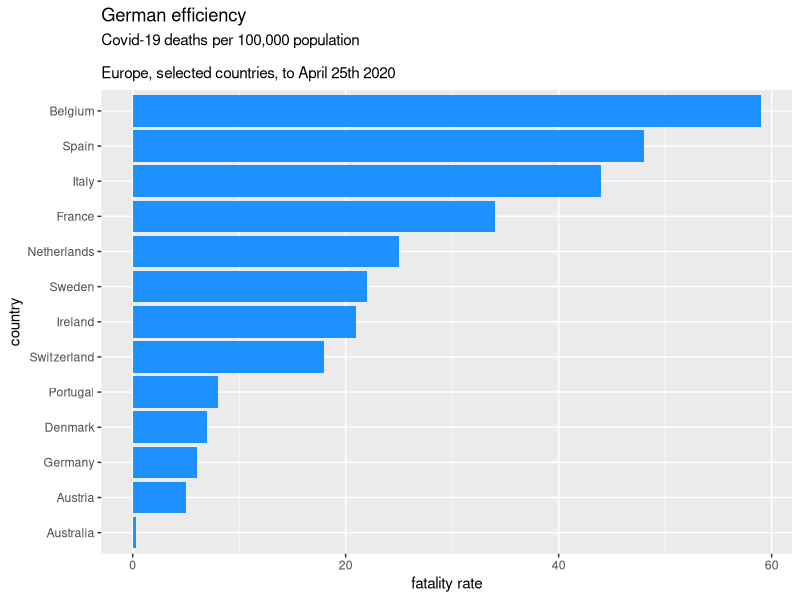

The R script that drew this image:
# problem 3
# Author, Zhengyu Pan
# April 28th, 2020

# import the library
library(ggplot2)


# import data, I half guessing the data by the given graph. 
# (Holtz, n.d.)(RPubs - Reordering a Ggplot Bar Chart Axis, n.d.)
data <- data.frame(country <- c("Belgium", "Spain", "Italy","France", "Netherlands",
                                "Sweden",  "Ireland", "Switzerland", "Portugal", "Denmark", 
                                "Germany","Austria", "Australia"), 
                   fatalityRate <- c(59,48,44,34,25,
                                     22,21,18,8,7,
                                     6,5,0.32))
# plot the data 
# (Holtz, n.d.)(“GGPlot Title, Subtitle and Caption,” 2018)
# (“How to Structure Your Code in R,” n.d.)(Modify Axis, Legend, and Plot Labels — Labs, n.d.)
# (R Ggplot2 Center Align a Multi-Line Title, n.d.)
# (RPubs - Reordering a Ggplot Bar Chart Axis, n.d.)
gg1 <-ggplot(data, aes(x=reorder(country,+fatalityRate), y=fatalityRate))
gg2 <- gg1 +geom_bar(stat = "identity", fill = "dodgerblue")
gg3 <- gg2 +coord_flip() + ggtitle(label  = "German efficiency", 
                                   subtitle = "Covid-19 deaths per 100,000 population 
                                   \nEurope, selected countries, to April 25th 2020")
gg4 <- gg3 +labs(x = "country", y = "fatality rate")
gg4

#Reference
#GGPlot Title, Subtitle and Caption: The Ultimate Guide. (2018, November 11). Datanovia. https://www.datanovia.com/en/blog/ggplot-title-subtitle-and-caption/
#Holtz, Y. (n.d.). Basic barplot with ggplot2. Retrieved April 28, 2020, from https://www.r-graph-gallery.com/218-basic-barplots-with-ggplot2.html
#How to Structure Your Code in R. (n.d.). Dummies. Retrieved April 28, 2020, from https://www.dummies.com/programming/r/how-to-structure-your-code-in-r/
#Modify axis, legend, and plot labels—Labs. (n.d.). Retrieved April 28, 2020, from https://ggplot2.tidyverse.org/reference/labs.html
#R ggplot2 center align a multi-line title. (n.d.). Stack Overflow. Retrieved April 28, 2020, from https://stackoverflow.com/questions/16074440/r-ggplot2-center-align-a-multi-line-title
#RPubs—Reordering a ggplot bar chart axis. (n.d.). Retrieved April 28, 2020, from https://www.rpubs.com/dvdunne/reorder_ggplot_barchart_axis


